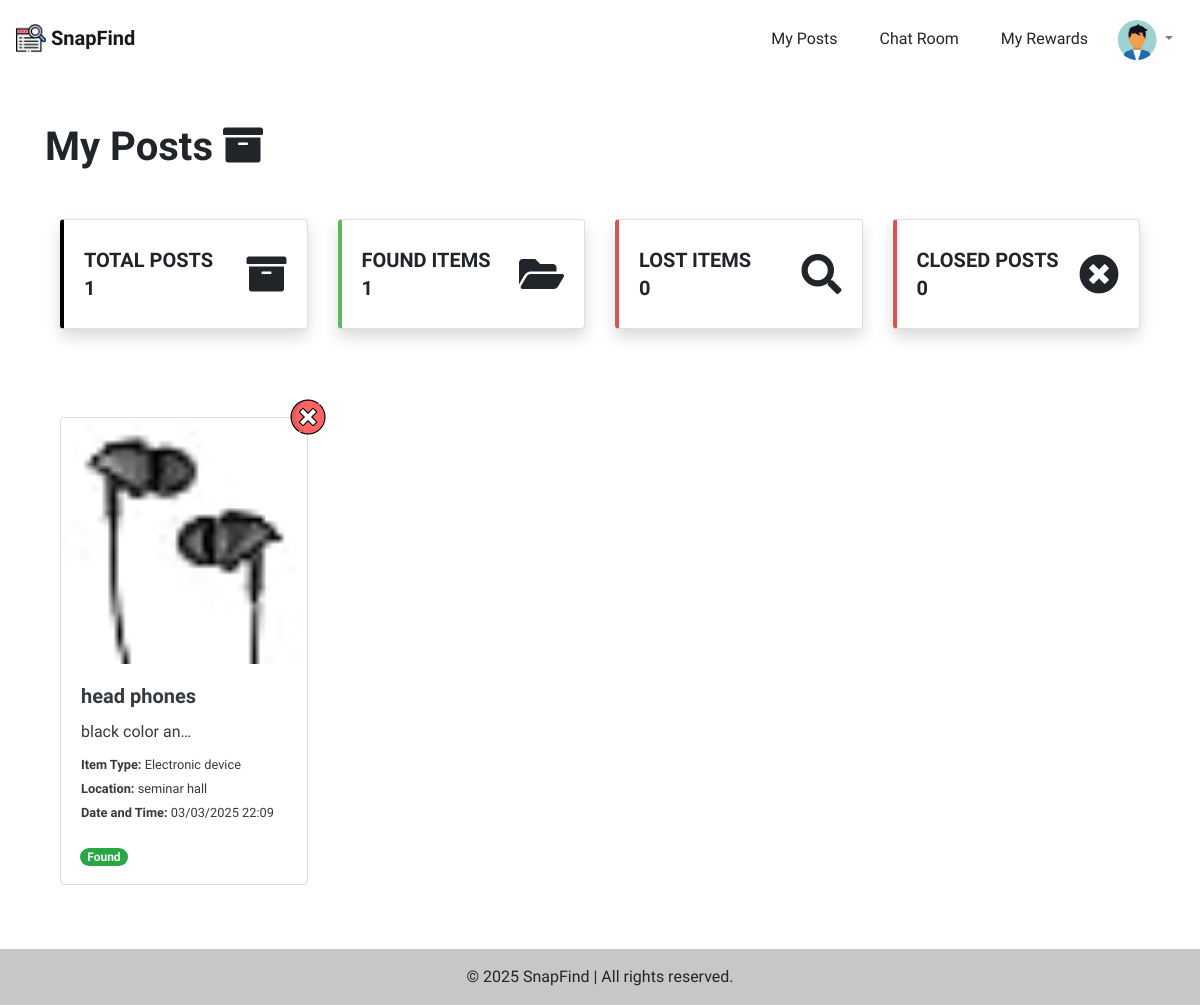
/accounts/my_posts/ (signed in), run on an earlier commit of the app's database.
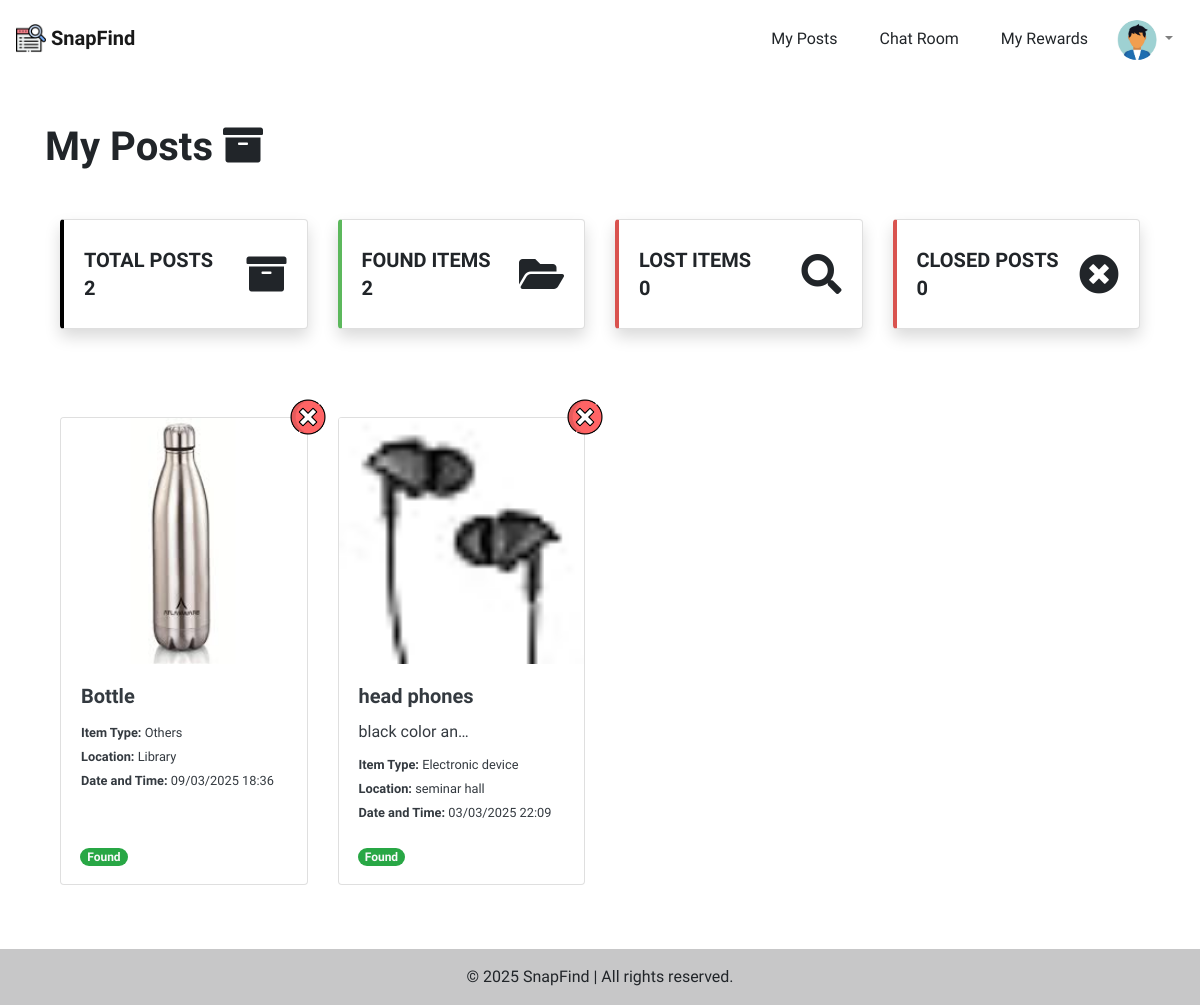
And on a later commit of the database.
### accounts/models.py (models this page shows, shortened)
class UserProfile(models.Model):
    avatar = models.ImageField(default='accounts/user_default.jpg', upload_to='accounts/') # Picture of user
    user = models.OneToOneField(User, on_delete=models.CASCADE) # reference to User Table
    faculty = models.ForeignKey(Faculty, on_delete=models.CASCADE) # reference to Faculty Table

### posts/models.py (models this page shows, shortened)
class Post(models.Model):
    is_active = models.BooleanField(default=True)
    TYPE = (
        ('found', 'Found Item'),
        ('lost', 'Lost Item'),
    )
    type = models.CharField(choices=TYPE, max_length=255, default='found')
    date_time = models.DateTimeField()
    create_at = models.DateTimeField(auto_now_add=True)
    desc = models.TextField()
    title = models.CharField(max_length=255)
    location = models.CharField(max_length=255)
    contact1 = models.CharField(max_length=255)
    contact2 = models.CharField(max_length=255)
    key = models.CharField(max_length=255, unique=True, null=True, blank=True)
    assetType = models.ForeignKey(AssetType, on_delete=models.CASCADE)
    user = models.ForeignKey(User, on_delete=models.CASCADE, null=True)
    take_information = models.CharField(max_length=255, null=True, blank=True)

class PostPicture(models.Model):
    picture = models.ImageField(default='posts/post_default.gif', upload_to='posts/')
    post = models.ForeignKey(Post, on_delete=models.CASCADE)

class AssetType(models.Model):
    name = models.CharField(max_length=255)
    def __str__(self):
        return self.name

### accounts/views.py (the view, shortened to what this page needs)
# urls.py: path('my_posts/', MyPostView.as_view(), name='my_posts'),# myposts
class MyPostView(View):
    template_name = 'my_posts.html'
    def get(self, request):
        if request.user.is_authenticated:
            posts = Post.objects.filter(user=request.user).order_by(
                '-is_active', '-create_at')
            founds = Post.objects.filter(user=request.user, type='found')
            losts = Post.objects.filter(user=request.user, type='lost')
        else:
            posts = "key"
            founds = []
            losts = []
        return render(request, self.template_name, {
            'posts': posts,
            'founds': founds,
            'losts': losts,
            'closed': len(Post.objects.filter(user=request.user, is_active=False)) if request.user.is_authenticated else len(Post.objects.filter(is_active=False))
        })

### accounts/templates/my_posts.html (shortened to what this page needs)
{% extends 'base_layout.html' %}
{% load static %}
{% block style %}
    <link rel="stylesheet" href="{% static 'css/tempus.css' %}">
{% endblock %}
{% block content %}
<div class="container">
    <h1 class='mt-5 mb-5'> <b>My Posts <i class="fas fa-archive"></i></b> </h1>
    {% if request.user.is_authenticated %}
        <h5 class='mb-5'>
            <div class="container">
                <div class="row">
                    <div class="col mb-4 rotate-img">
                        <div class="card shadow h-100 py-2" style="border-left:.25rem solid black !important">
                            <div class="card-body">
                                <div class="row no-gutters align-items-center">
                                    <div class="col mr-2">
                                        <div class="font-weight-bold text-uppercase mb-1">Total Posts</div>
                                        <div class="h5 mb-0 font-weight-bold text-gray-800">
                                            {{ posts|length }}
                                        </div>
                                    </div>
                                    <div class="col-auto">
                                        <i class="fas fa-archive fa-2x"></i>
                                    </div>
                                </div>
                            </div>
                        </div>
                    </div>
                    <div class="col mb-4 rotate-img">
                        <div class="card shadow h-100 py-2" style="border-left:.25rem solid #5cb85c !important">
                            <div class="card-body">
                                <div class="row no-gutters align-items-center">
                                    <div class="col mr-2">
                                        <div class="font-weight-bold text-uppercase mb-1">Found Items</div>
                                        <div class="h5 mb-0 font-weight-bold text-gray-800">
                                            {{ founds|length }}
                                        </div>
                                    </div>
                                    <div class="col-auto">
                                        <i class="fas fa-folder-open fa-2x"></i>
                                    </div>
                                </div>
                            </div>
                        </div>
                    </div>
                    <div class="col mb-4 rotate-img">
                        <div class="card shadow h-100 py-2" style="border-left:.25rem solid #d9534f !important">
                            <div class="card-body">
                                <div class="row no-gutters align-items-center">
                                    <div class="col mr-2">
                                        <div class="font-weight-bold text-uppercase mb-1">Lost Items</div>
                                        <div class="h5 mb-0 font-weight-bold text-gray-800">
                                            {{ losts|length }}
                                        </div>
                                    </div>
                                    <div class="col-auto">
                                        <i class="fas fa-search fa-2x"></i>
                                    </div>
                                </div>
                            </div>
                        </div>
                    </div>
                    <div class="col mb-4 rotate-img">
                        <div class="card shadow h-100 py-2" style="border-left:.25rem solid #d9534f !important">
                            <div class="card-body">
                                <div class="row no-gutters align-items-center">
                                    <div class="col mr-2">
                                        <div class="font-weight-bold text-uppercase mb-1">Closed Posts</div>
                                        <div class="h5 mb-0 font-weight-bold text-gray-800">
                                            {{ closed }}
                                        </div>
                                    </div>
                                    <div class="col-auto">
                                        <i class="fas fa-times-circle fa-2x"></i>
                                    </div>
                                </div>
                            </div>
                        </div>
                    </div>
                </div>
            </div>
        </h5>
    {% endif %}
    <div class="container">
        {% if posts == 'key' %}
            <div class='col-lg-12 jumbotron text-center border border-dark'>
                <img src="{% static 'images/post.png' %}" width='15%' class='mb-5'>
                <h4 class='mb-3'>Please enter a key to find your posts</h4>
                {% if key_error %}
                    <span class="text-danger">{{ key_error }}</span>
                {% endif %}
                <form action="{% url 'my_posts' %}" method="POST" class=''>
                    {% csrf_token %}
                    <div class="row">
                        <div class="col-4"></div>
                        <div class="col-4 my-3">
                            <input id='id_key' type="text" name="key" class='form-control' placeholder='' required>
                            <small class="form-text text-muted">The key is the code you set when creating your post</small>
                        </div>
                        <div class="col-4"></div>
                    </div>
                    <div class="row">
                        <div class="col-4"></div>
                        <div class="col-4 my-1">
                            <input type="submit" class='btn btn-block btn-primary' value="Submit">
                        </div>
                        <div class="col-4"></div>
                    </div>
                </form>
            </div>
        {% else %}
        <div class="row">
            {% for post in posts %}
                <div class='col-lg-3 my-3'>
                    <div class="card h-100 w-100 text-dark mycard" style='border:none;'>
                        <a href="{% url 'post_delete' post.id %}?key={{key}}">
                            <img src="{% static 'images/close.png' %}" alt="" class='top-right-btn' width='35px'>
                        </a>
                        <a class="card h-100 w-100 mb-0 text-decoration-none text-dark"
                        href="{% if post.is_active == False %} {% url 'detail' post.id %} {% else %} {% url 'edit_post' post.id %} {% endif %}">
                            <div class="wrapper">
                                {% if post.postpicture_set.all|length == 0 %}
                                    <img class="card-img-top" src="{% static 'images/post_default.gif' %}">
                                {% else %}
                                    <img class="card-img-top" src="{{ post.postpicture_set.all.0.picture.url }}">
                                {% endif %}
                            </div>
                            <div class="card-body">
                                <h5 class="card-title">
                                    <b>{{ post.title|truncatechars:20 }}</b>
                                </h5>
                                <div class="card-text">
                                    <p>{{ post.desc|truncatechars:15 }}</p>
                                    <p class='m-0'>
                                        <small>
                                            <b>Item Type: </b> <span id='assetType'>{{ post.assetType }}</span>
                                        </small>
                                    </p>
                                    <p class='m-0'>
                                        <small>
                                            <b>Location: </b> <span id='location'> {{ post.location }} </span>
                                        </small>
                                    </p>
                                    <p class='m-0'>
                                        <small>
                                            <b>Date and Time: </b> <span id='date_time'> {{ post.date_time|date:"d/m/Y H:i" }} </span>
                                        </small>
                                    </p>
                                </div>
                            </div>
                            <div class="container mb-3 ml-1">
                                <p class="card-text">
                                    {% if post.type == 'found' %}
                                        <span class="badge badge-pill badge-success text-light">Found</span>
                                    {% else %}
                                        <span class="badge badge-pill badge-danger text-light">Lost</span>
                                    {% endif %}
                                </p>
                            </div>
                        </a>
                    </div>
                </div>
            {% endfor %}
        </div>
        {% endif %}
    </div>
</div>
{% endblock %}

### templates/base_layout.html (shortened to what this page needs)
{% load static %}
<!DOCTYPE html>
<html lang="en">
<head>
    <link rel="stylesheet" href="{% static 'css/bootstrap.min.css' %}">
    <link rel="stylesheet" href="{% static 'css/style.css' %}">
    <link rel="stylesheet" href="{% static 'css/fontawesome.all.min.css' %}">
    {% block style %}
    {% endblock %}
</head>
<body class="d-flex flex-column min-vh-100">
    <nav class="navbar navbar-expand navbar-light" style="height: 75px;">
        <div class="collapse navbar-collapse" id="navbarTogglerDemo01">
            <a class="navbar-brand" href="{% url 'index' %}">
                <img src="{% static 'images/lost&found.png' %}" width="30" height="30" class="d-inline-block align-top" alt="">
                <b>SnapFind</b>
            </a>
            <ul class="navbar-nav ml-auto {% if request.user.is_authenticated %} mt-4 {% endif %}">
                <li class="nav-item active">
                    <a class="nav-link" href="{% url 'my_posts' %}">
                        <p class='btn m-0 index'>
                            My Posts
                        </p>
                    </a>
                </li>
                {% if request.user.is_authenticated %}
                <li class="nav-item active">
                    <a class="nav-link" href="{% url 'chat_index' %}">
                        <p class='btn m-0 index'>
                            Chat Room
                        </p>
                    </a>
                </li>
                {% if request.user.is_authenticated %}
                <li class="nav-item active">
                    <a class="nav-link" href="{% url 'rewards' %}">
                        <p class='btn m-0 index'>
                            My Rewards
                        </p>
                    </a>
                </li>
                {% endif %}
                <li class="nav-item dropdown">
                    <a class="nav-link dropdown-toggle my-circle" href="#" id="navbarDropdownMenuLink" role="button" data-toggle="dropdown" aria-haspopup="true" aria-expanded="false">
                        <img src="{{ request.user.userprofile.avatar.url }}" class="rounded-circle" style="width: 40px; height: 40px;">
                    </a>
                </li>
                {% endif %}
            </ul>
        </div>
    </nav>
    <main class="flex-grow-1">
        {% block content %}
        {% endblock %}
    </main>
    <footer class="bg-light text-center text-lg-start mt-5">
        <div class="text-center p-3" style="background-color: rgba(0, 0, 0, 0.2);">
            © 2025 SnapFind | All rights reserved.
        </div>
    </footer>
</body>
</html>

### static/css/style.css (style rules this page uses)
* { font-family: 'Kanit', sans-serif; word-wrap: break-word; padding: 0; margin: 0; }
body, html { height: 100%; }
body { animation: fadein .5s; }
.mycard { transition: .2s; }
.wrapper { position: relative; overflow: hidden; }
.wrapper:after { content: ''; display: block; padding-top: 100%; }
.wrapper img { width: auto; height: 100%; max-width: none; position: absolute; left: 50%; top: 0; transform: translateX(-50%); }
.top-right-btn { position: absolute; right: 0; top: 0; transform: translate(50%,-50%); z-index: 100; }
.rotate-img { transition: .3s; }
.my-circle { position: relative; width: 75px; height: 75px; overflow: hidden; }
.my-circle img { width: 100%; height: 100%; object-fit: cover; }

What changed in the data, as far as the page shows it:
added Post: postpicture_set.all.0.picture (picture), title "Bottle", assetType "Others", location "Library", date_time "09/03/2025 18:36", type "Found"
Also different on the page:
{{ posts|length }}: "1" → "2"
{{ founds|length }}: "1" → "2"
